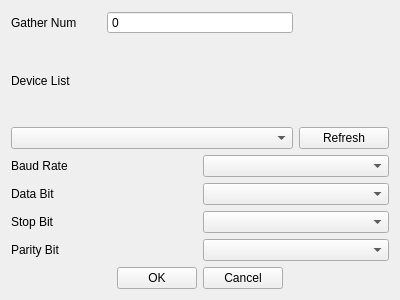
<?xml version="1.0" encoding="UTF-8"?>
<ui version="4.0">
 <class>SerialPortPage</class>
 <widget class="QWidget" name="SerialPortPage">
  <property name="geometry">
   <rect>
    <x>0</x>
    <y>0</y>
    <width>400</width>
    <height>300</height>
   </rect>
  </property>
  <layout class="QGridLayout" name="gridLayout" rowstretch="1,1,1,1,1,1,1,0">
   <item row="0" column="0">
    <widget class="QLabel" name="txtNum">
     <property name="text">
      <string>Gather Num</string>
     </property>
    </widget>
   </item>
   <item row="0" column="1" colspan="2">
    <widget class="QSpinBox" name="editNum">
     <property name="buttonSymbols">
      <enum>QAbstractSpinBox::NoButtons</enum>
     </property>
    </widget>
   </item>
   <item row="1" column="0">
    <widget class="QLabel" name="label_2">
     <property name="text">
      <string>Device List</string>
     </property>
    </widget>
   </item>
   <item row="2" column="0" colspan="3">
    <widget class="QComboBox" name="cbbDevList"/>
   </item>
   <item row="2" column="3">
    <widget class="QPushButton" name="btnRefresh">
     <property name="text">
      <string>Refresh</string>
     </property>
    </widget>
   </item>
   <item row="3" column="0" colspan="2">
    <widget class="QLabel" name="label_3">
     <property name="text">
      <string>Baud Rate</string>
     </property>
    </widget>
   </item>
   <item row="3" column="2" colspan="2">
    <widget class="QComboBox" name="cbbBaudRate"/>
   </item>
   <item row="4" column="0" colspan="2">
    <widget class="QLabel" name="label_4">
     <property name="text">
      <string>Data Bit</string>
     </property>
    </widget>
   </item>
   <item row="4" column="2" colspan="2">
    <widget class="QComboBox" name="cbbDataBit"/>
   </item>
   <item row="5" column="0" colspan="2">
    <widget class="QLabel" name="label_5">
     <property name="text">
      <string>Stop Bit</string>
     </property>
    </widget>
   </item>
   <item row="5" column="2" colspan="2">
    <widget class="QComboBox" name="cbbStopBit"/>
   </item>
   <item row="6" column="0" colspan="2">
    <widget class="QLabel" name="label_6">
     <property name="text">
      <string>Parity Bit</string>
     </property>
    </widget>
   </item>
   <item row="6" column="2" colspan="2">
    <widget class="QComboBox" name="cbbParityBit"/>
   </item>
   <item row="7" column="0" colspan="4">
    <layout class="QHBoxLayout" name="horizontalLayout">
     <item>
      <spacer name="horizontalSpacer">
       <property name="orientation">
        <enum>Qt::Horizontal</enum>
       </property>
       <property name="sizeHint" stdset="0">
        <size>
         <width>40</width>
         <height>20</height>
        </size>
       </property>
      </spacer>
     </item>
     <item>
      <widget class="QPushButton" name="btnOK">
       <property name="text">
        <string>OK</string>
       </property>
      </widget>
     </item>
     <item>
      <widget class="QPushButton" name="btnCancel">
       <property name="text">
        <string>Cancel</string>
       </property>
      </widget>
     </item>
     <item>
      <spacer name="horizontalSpacer_2">
       <property name="orientation">
        <enum>Qt::Horizontal</enum>
       </property>
       <property name="sizeHint" stdset="0">
        <size>
         <width>40</width>
         <height>20</height>
        </size>
       </property>
      </spacer>
     </item>
    </layout>
   </item>
  </layout>
 </widget>
 <resources/>
 <connections/>
</ui>
